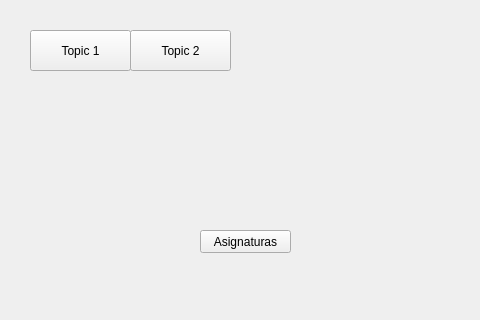
<?xml version="1.0" encoding="UTF-8"?>
<ui version="4.0">
 <class>MainWindow</class>
 <widget class="QMainWindow" name="MainWindow">
  <property name="geometry">
   <rect>
    <x>0</x>
    <y>0</y>
    <width>480</width>
    <height>320</height>
   </rect>
  </property>
  <property name="windowTitle">
   <string>Matematicas</string>
  </property>
  <widget class="QWidget" name="centralwidget">
   <widget class="QPushButton" name="b_matematicas1">
    <property name="geometry">
     <rect>
      <x>30</x>
      <y>30</y>
      <width>101</width>
      <height>41</height>
     </rect>
    </property>
    <property name="text">
     <string>Topic 1</string>
    </property>
    <property name="icon">
     <iconset>
      <normaloff>Iconos/asignaturas.png</normaloff>Iconos/asignaturas.png</iconset>
    </property>
    <property name="iconSize">
     <size>
      <width>30</width>
      <height>30</height>
     </size>
    </property>
   </widget>
   <widget class="QPushButton" name="b_matematicas2">
    <property name="geometry">
     <rect>
      <x>130</x>
      <y>30</y>
      <width>101</width>
      <height>41</height>
     </rect>
    </property>
    <property name="text">
     <string>Topic 2</string>
    </property>
    <property name="icon">
     <iconset>
      <normaloff>Iconos/asignaturas.png</normaloff>Iconos/asignaturas.png</iconset>
    </property>
    <property name="iconSize">
     <size>
      <width>30</width>
      <height>30</height>
     </size>
    </property>
   </widget>
   <widget class="QPushButton" name="botonreturn">
    <property name="geometry">
     <rect>
      <x>200</x>
      <y>230</y>
      <width>91</width>
      <height>23</height>
     </rect>
    </property>
    <property name="text">
     <string>Asignaturas</string>
    </property>
    <property name="icon">
     <iconset>
      <normaloff>Iconos/atras1.png</normaloff>Iconos/atras1.png</iconset>
    </property>
   </widget>
  </widget>
 </widget>
 <resources/>
 <connections/>
</ui>
